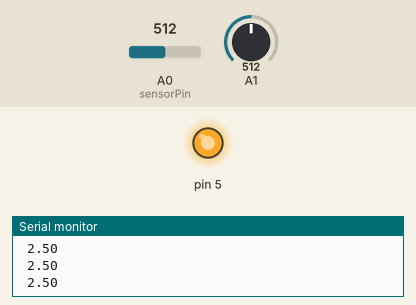
A sketch run on a simulated Arduino Uno, built with avr-gcc and run on an emulated ATmega328P. Parts: output pins drawn as LEDs (lit = HIGH), the last lines printed to the serial monitor. The inputs (shaded band) are chosen by the test bench; at power-on: A0 (sensorPin) = 512, A1 = 512.

Above: at 1.2 s.
1.3 s: A0 (sensorPin) set to 716
At 1.69 s:
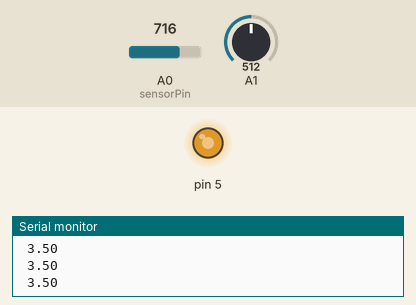
4.3 s: A1 set to 245
At 4.74 s:
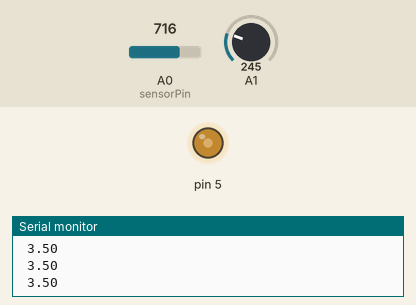
7.3 s: A0 (sensorPin) set to 245
Timing chart, 0 to 10.3 s (numbered marks = the images above; inputs shaded):
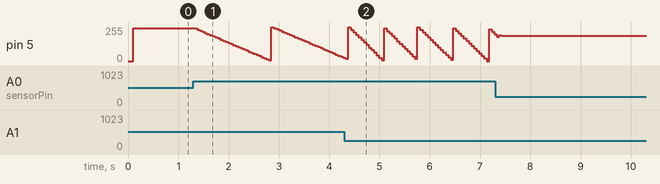

The sketch:

lqsketch.ino
```cpp
int sensorPin = A0;    // select the input pin for the potentiometer
double sensorValue = 0;  // variable to store the value coming from the sensor
//int myarray[100];
//int i=1;
int pushbutton=A1;

//LQR constants
double k1 = 3.2386;
double k2 = 162.1769;
double k3 = -3.1623;


unsigned long currentTime, previousTime;
double elapsedTime;
double error;
double lastError;
double input, output;
double setPoint=A1;
double cumError;
double laststate2=0;


void setup() {
  // put your setup code here, to run once:

  // begin the serial monitor @ 9600 baud
  Serial.begin(9600);
}

void loop() {
  // put your main code here, to run repeatedly:

  input = analogRead(A0);
  double inputgiven=0.004887*input;
  output = computeLQ(inputgiven);
  double outputgiven=(51)*output;
  delay(50);
  analogWrite(5, outputgiven);
  // read the value from the sensor:
  sensorValue = analogRead(sensorPin);
  float voltage = sensorValue *0.004887;

  if (output < 0){
          output = 0;
        }
  if (output > 255){
          output = 255;
  }


  Serial.println(voltage);
  //Serial.println(referencetaken);
  Serial.print(" ");


}

double computeLQ(double inp){
  currentTime = millis();                //get current time
  elapsedTime = (double)(currentTime - previousTime)*0.001;        //compute time elapsed from previous computation

  double state2=inp*0.000470;//voltage across capacitor multiplied by capacitance
  double state1=(state2-laststate2)/elapsedTime;

  double outputreq=state2*2127.7;


  error=(analogRead(A1)*0.004887)-outputreq;                                // determine error
  cumError += error * elapsedTime;                // compute integral

  double out = 0 -k1*state1 -k2*state2 - k3*cumError;                //PID output

  lastError = error;                                //remember current error
  laststate2=state2;
  previousTime = currentTime;                        //remember current time

  return out;                                        //have function return the PID output
}
```
